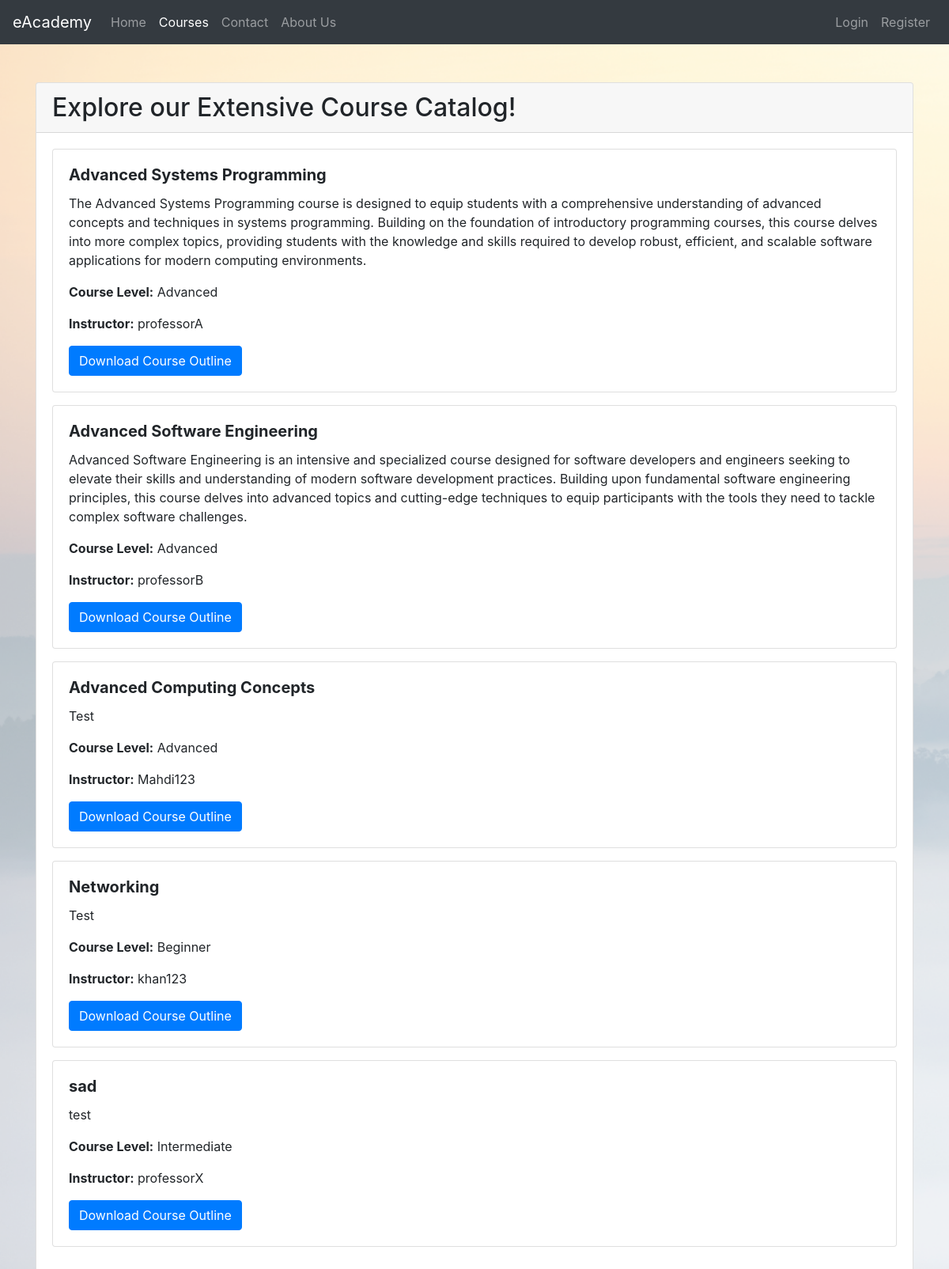
Page /courses/ on the committed database.
### eAcademyApp/models.py (models this page shows, shortened)
class Course(models.Model):
    LEVEL_CHOICES = [
        ('beginner', 'Beginner'),
        ('intermediate', 'Intermediate'),
        ('advanced', 'Advanced'),
    ]
    title = models.CharField(max_length=200)
    description = models.TextField()
    level_type = models.CharField(max_length=12, choices=LEVEL_CHOICES, default='beginner')
    instructor = models.ForeignKey(User, on_delete=models.CASCADE)
    files = models.FileField(upload_to='course_files/')
    created_at = models.DateTimeField(auto_now_add=True)
    updated_at = models.DateTimeField(auto_now=True)

### eAcademyApp/views.py (the view)
# urls.py: path('courses/', views.course_list, name='course_list'),
def course_list(request):
    courses = Course.objects.all()
    user = request.user
    if user.is_authenticated and not user.is_superuser:
        if user.userprofile.isstudent():
            student = user.userprofile
            for course in courses:
                course.is_in_cart = CartItem.objects.filter(student=student, course=course).exists() if student else False
                course.is_registered = Enrollment.objects.filter(student=student, course=course) if student else False
    return render(request, 'course.html', {'courses': courses, 'user': user})

### templates/course.html (shortened to what this page needs)
{% extends 'base.html' %}
{% block content %}
    <div class="container mt-5">
        <div class="card">
            <div class="card-header">
                <h2 class="mb-0">Explore our Extensive Course Catalog!</h2>
            </div>
            <div class="card-body">
                <div class="row">
                    <div class="col-md-12">
                        <div class="course-list">
                            {% for course in courses %}
                                <div class="card mb-3">
                                    <div class="card-body">
                                        <h5 class="card-title"><strong>{{ course.title }}</strong></h5>
                                        <p class="card-text">{{ course.description }}</p>
                                        <p class="card-text"><strong>Course Level:</strong> {{ course.level_type.capitalize }}</p>
                                        <p class="card-text"><strong>Instructor:</strong> {{ course.instructor.username }}</p>
                                        <a href="{{ course.files.url }}" class="btn btn-primary">Download Course Outline</a>
                                    </div>
                                </div>
                            {% empty %}
                                <div class="alert alert-info mt-3" role="alert">
                                    No courses available.
                                </div>
                            {% endfor %}
                        </div>
                    </div>
                </div>
            </div>
        </div>
    </div>
{% endblock %}

### eAcademyApp/static/eAcademyApp/styles.css (style rules this page uses)
body { background-image: url("background.png"); background-size: cover; background-repeat: no-repeat; }

### rows in the picture
Course: title "Advanced Systems Programming", description "The Advanced Systems Programming course is designed to equip students with a comprehensive understanding of advanced concepts and techniques in systems programming. Building on the foundation of introductory programming courses, this course delves into more complex topics, providing students with the knowledge and skills required to develop robust, efficient, and scalable software applications for modern computing environments.", level_type "Advanced", instructor.username "professorA"
Course: title "Advanced Software Engineering", description "Advanced Software Engineering is an intensive and specialized course designed for software developers and engineers seeking to elevate their skills and understanding of modern software development practices. Building upon fundamental software engineering principles, this course delves into advanced topics and cutting-edge techniques to equip participants with the tools they need to tackle complex software challenges.", level_type "Advanced", instructor.username "professorB"
Course: title "Advanced Computing Concepts", description "Test", level_type "Advanced", instructor.username "Mahdi123"
Course: title "Networking", description "Test", level_type "Beginner", instructor.username "khan123"
Course: title "sad", description "test", level_type "Intermediate", instructor.username "professorX"
